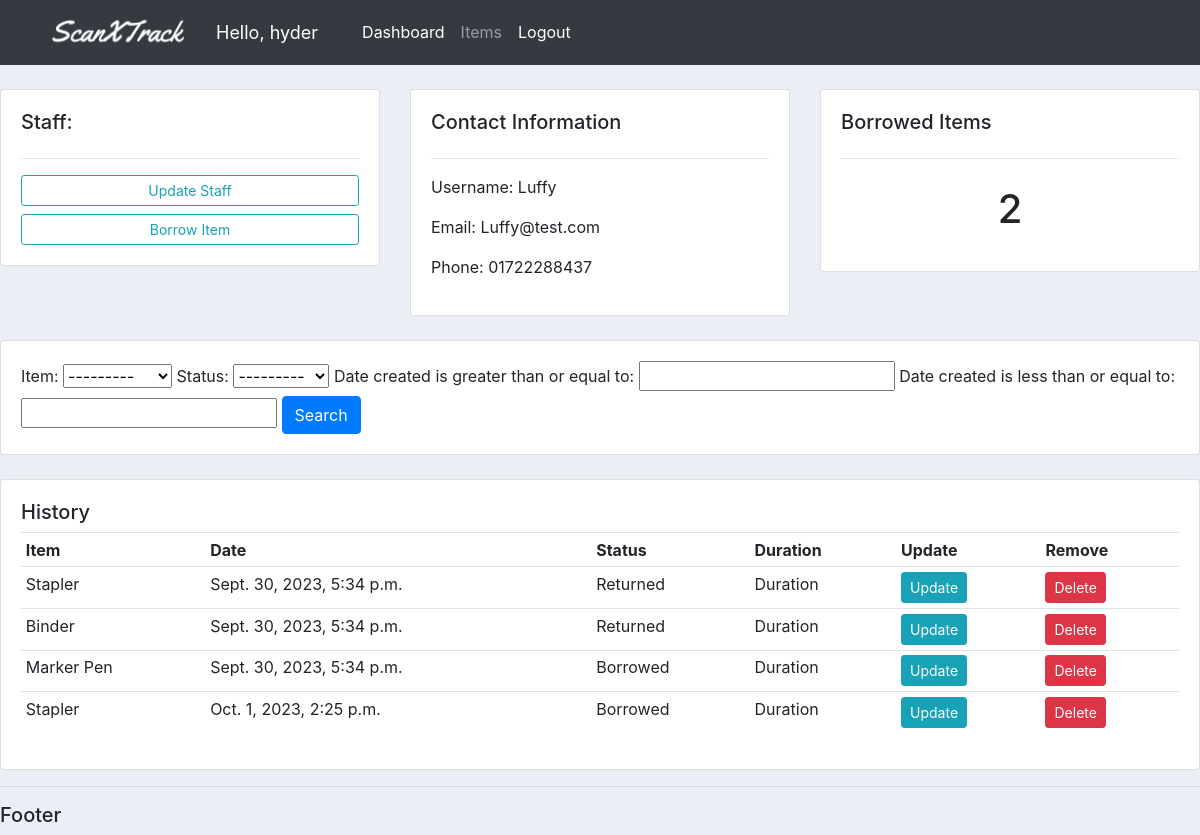
Screenshot of /staff/2 (signed in) with the database file from the repository.
### accounts/models.py (models this page shows, shortened)
class Staff(models.Model):
    name = models.CharField(max_length=200, null=True)
    phone = models.CharField(max_length=200, null=True)
    email = models.CharField(max_length=200, null=True)
    date_created = models.DateTimeField(auto_now_add=True)

class Borrowed_items(models.Model):
    STATUS = (
        ('Borrowed','Borrowed'),
        ('Returned','Returned')
    )
    staff = models.ForeignKey(Staff, null=True, on_delete=models.SET_NULL)
    item = models.ForeignKey(Item, null=True, on_delete=models.SET_NULL)
    status = models.CharField(max_length=200, null=True, choices=STATUS)
    date_created = models.DateTimeField(auto_now_add=True)

class Item(models.Model):
    name = models.CharField(max_length=200, null=True)
    description = models.CharField(max_length=200, null=True, blank=True)
    amount = models.IntegerField(null=True)
    date_created = models.DateTimeField(auto_now_add=True)
    def __str__(self):
        return self.name

### accounts/views.py (the view)
# urls.py: path('staff/<str:pk>', views.staff, name="staff"),
@login_required(login_url="login")
def staff(request, pk):
    staff = Staff.objects.get(id=pk)
    borrows = staff.borrowed_items_set.all()
    total_borrowed = borrows.filter(status="Borrowed").count()
    myFilter = BorrowFilter(request.GET, queryset=borrows)
    borrows = myFilter.qs
    context = {
        "staff": staff,
        "borrows": borrows,
        "total_borrowed": total_borrowed,
        "myFilter": myFilter,
    }
    return render(request, "accounts/staff.html", context)

### accounts/templates/accounts/staff.html
{% extends 'accounts/main.html' %} {% block content %}
<br />
<div class="row">
  <div class="col-md">
    <div class="card card-body">
      <h5>Staff:</h5>
      <hr />
      <a class="btn btn-outline-info btn-sm btn-block" href="">Update Staff</a>
      <a class="btn btn-outline-info btn-sm btn-block" href="{% url 'create_borrow' staff.id %}">Borrow Item</a>
    </div>
  </div>
  <div class="col-md">
    <div class="card card-body">
      <h5>Contact Information</h5>
      <hr />
      <p>Username: {{staff.name}}</p>
      <p>Email: {{staff.email}}</p>
      <p>Phone: {{staff.phone}}</p>
    </div>
  </div>
  <div class="col-md">
    <div class="card card-body">
      <h5>Borrowed Items</h5>
      <hr />
      <h1 style="text-align: center; padding: 10px">{{total_borrowed}}</h1>
    </div>
  </div>
</div>
<br />
<div class="row">
  <div class="col">
    <div class="card card-body">
      <form method="get">
        {{myFilter.form}}
        <button class="btn btn-primary" type="submit">Search</button>
      </form>
    </div>
  </div>
</div>
<br />
<div class="row">
  <div class="col-md">
    <div class="card card-body table-responsive " style="max-height: 400px; overflow-y: auto;">
      <table class="table table-sm">
        <h5>History</h5>
        <tr>
          <th>Item</th>
          <th>Date</th>
          <th>Status</th>
          <th>Duration</th>
          <th>Update</th>
          <th>Remove</th>
        </tr>
        {% for i in borrows %}
        <tr>
          <td>{{i.item}}</td>
          <td>{{i.date_created}}</td>
          <td>{{i.status}}</td>
          <td>Duration</td>
          <td>
            <a class="btn btn-sm btn-info" href="{% url 'update_borrow' i.id %}">Update</a>
          </td>
          <td>
            <a class="btn btn-sm btn-danger" href="{% url 'delete_borrow' i.id %}">Delete</a>
          </td>
        </tr>
        {% endfor %}
      </table>
    </div>
  </div>
</div>
{% endblock content %}

### accounts/templates/accounts/navbar.html (shortened to what this page needs)
{% load static %}
<nav class="navbar navbar-expand-lg navbar-dark bg-dark">
  <img id="logo" src="{% static 'images/logo.png' %}" />
  <span class="hello-msg">Hello, {{request.user}}</span>
  <div class="collapse navbar-collapse" id="navbarNav">
    <ul class="navbar-nav">
      <li class="nav-item active">
        <a class="nav-link" href="{% url 'home' %}">Dashboard </a>
      </li>
      <li class="nav-item">
        <a class="nav-link" href="{% url 'items' %}">Items</a>
      </li>
      <li class="nav-item active">
        <a class="nav-link" href="{% url 'logout' %}">Logout</a>
      </li>
  </div>
</nav>

### static/css/main.css (style rules this page uses)
#logo { width: 200px; height: auto; }
body { background-color: #ebeff5; }

### accounts/templates/accounts/navbar.html (style rules this page uses)
.hello-msg { font-size: 18px; color: #fff; margin-right: 20px; }

### rows the page displays
Staff: name "Luffy", email "Luffy@test.com", phone "01722288437"
Borrowed_items: item "Stapler", date_created "Sept. 30, 2023, 5:34 p.m.", status "Returned"
Borrowed_items: item "Binder", date_created "Sept. 30, 2023, 5:34 p.m.", status "Returned"
Borrowed_items: item "Marker Pen", date_created "Sept. 30, 2023, 5:34 p.m.", status "Borrowed"
Borrowed_items: item "Stapler", date_created "Oct. 1, 2023, 2:25 p.m.", status "Borrowed"

### other values shown
{{ request.user }} "hyder"
{{ total_borrowed }} "2"
